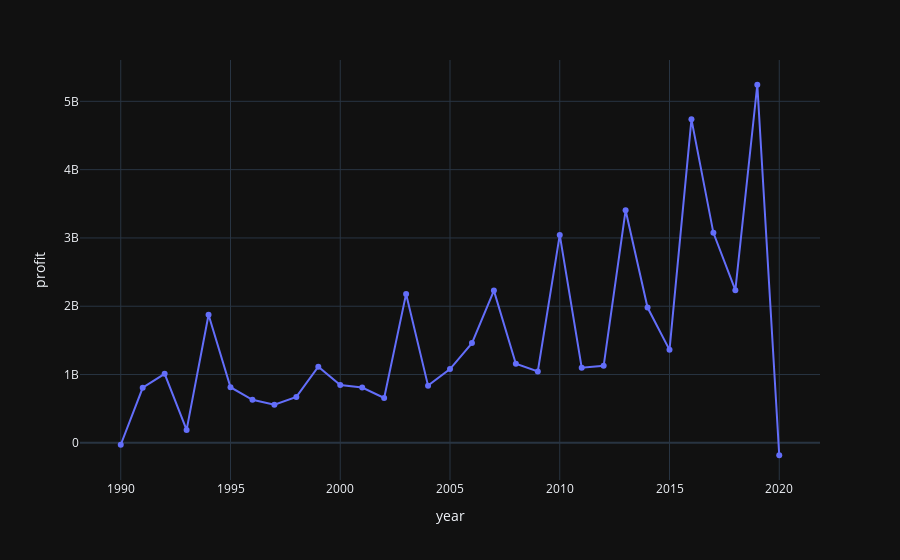

Notebook code cell kept with this figure:
### Code cell
df_2=df.groupby(['year']).sum()
df_2 = df_2.reset_index(level=0)
filtered_df_2=df_2[df_2.year>=1990]
fig1 = px.line(filtered_df_2, x="year", y="profit",markers=True,template='plotly_dark')
fig1.show()

### Figure 1 — Plotly figure (JSON) as saved in the notebook; plotly's stock layout.template omitted (floating-point values rounded to 4 significant figures)
{"data": [{"hovertemplate": "year=%{x}<br>profit=%{y}<extra></extra>", "legendgroup": "", "line": {"color": "#636efa", "dash": "solid"}, "marker": {"symbol": "circle"}, "mode": "lines+markers", "name": "", "orientation": "v", "showlegend": false, "type": "scatter", "x": [1990, 1991, 1992, 1993, 1994, 1995, 1996, 1997, 1998, 1999, 2000, 2001, 2002, 2003, 2004, 2005, 2006, 2007, 2008, 2009, 2010, 2011, 2012, 2013, 2014, 2015, 2016, 2017, 2018, 2019, 2020], "xaxis": "x", "y": [-27880000.0, 806400000.0, 1010700000, 189500000.0, 1876000000.0, 814600000.0, 630400000.0, 558500000.0, 672200000, 1115700000, 845700000, 809000000, 656400000, 2181000000.0, 837500000.0, 1080000000.0, 1460200000, 2229000000.0, 1157000000.0, 1046000000.0, 3043799850, 1101000000, 1127600000, 3404600000, 1980900000, 1361500000, 4736700000, 3074800000, 2235200000, 5243000000.0, -181600000], "yaxis": "y"}], "layout": {"legend": {"tracegroupgap": 0}, "margin": {"t": 60}, "xaxis": {"anchor": "y", "domain": [0, 1], "title": {"text": "year"}}, "yaxis": {"anchor": "x", "domain": [0, 1], "title": {"text": "profit"}}}}
